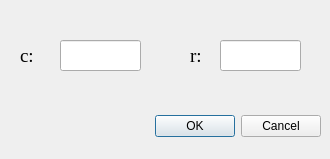
<?xml version="1.0" encoding="UTF-8"?>
<ui version="4.0">
 <class>Dialog</class>
 <widget class="QDialog" name="Dialog">
  <property name="geometry">
   <rect>
    <x>0</x>
    <y>0</y>
    <width>330</width>
    <height>159</height>
   </rect>
  </property>
  <property name="windowTitle">
   <string>幂律变换参数设置</string>
  </property>
  <widget class="QDialogButtonBox" name="buttonBox">
   <property name="geometry">
    <rect>
     <x>10</x>
     <y>110</y>
     <width>311</width>
     <height>32</height>
    </rect>
   </property>
   <property name="orientation">
    <enum>Qt::Horizontal</enum>
   </property>
   <property name="standardButtons">
    <set>QDialogButtonBox::Cancel|QDialogButtonBox::Ok</set>
   </property>
  </widget>
  <widget class="QLabel" name="label">
   <property name="geometry">
    <rect>
     <x>20</x>
     <y>40</y>
     <width>31</width>
     <height>31</height>
    </rect>
   </property>
   <property name="font">
    <font>
     <family>Times New Roman</family>
     <pointsize>14</pointsize>
    </font>
   </property>
   <property name="text">
    <string>c:</string>
   </property>
  </widget>
  <widget class="QLineEdit" name="lineEdit_c">
   <property name="geometry">
    <rect>
     <x>60</x>
     <y>40</y>
     <width>81</width>
     <height>31</height>
    </rect>
   </property>
   <property name="font">
    <font>
     <family>Times New Roman</family>
     <pointsize>14</pointsize>
    </font>
   </property>
  </widget>
  <widget class="QLineEdit" name="lineEdit_r">
   <property name="geometry">
    <rect>
     <x>220</x>
     <y>40</y>
     <width>81</width>
     <height>31</height>
    </rect>
   </property>
   <property name="font">
    <font>
     <family>Times New Roman</family>
     <pointsize>14</pointsize>
    </font>
   </property>
  </widget>
  <widget class="QLabel" name="label_2">
   <property name="geometry">
    <rect>
     <x>190</x>
     <y>40</y>
     <width>31</width>
     <height>31</height>
    </rect>
   </property>
   <property name="font">
    <font>
     <family>Times New Roman</family>
     <pointsize>14</pointsize>
    </font>
   </property>
   <property name="text">
    <string>r:</string>
   </property>
  </widget>
 </widget>
 <resources/>
 <connections>
  <connection>
   <sender>buttonBox</sender>
   <signal>accepted()</signal>
   <receiver>Dialog</receiver>
   <slot>accept()</slot>
   <hints>
    <hint type="sourcelabel">
     <x>248</x>
     <y>254</y>
    </hint>
    <hint type="destinationlabel">
     <x>157</x>
     <y>274</y>
    </hint>
   </hints>
  </connection>
  <connection>
   <sender>buttonBox</sender>
   <signal>rejected()</signal>
   <receiver>Dialog</receiver>
   <slot>reject()</slot>
   <hints>
    <hint type="sourcelabel">
     <x>316</x>
     <y>260</y>
    </hint>
    <hint type="destinationlabel">
     <x>286</x>
     <y>274</y>
    </hint>
   </hints>
  </connection>
 </connections>
</ui>
